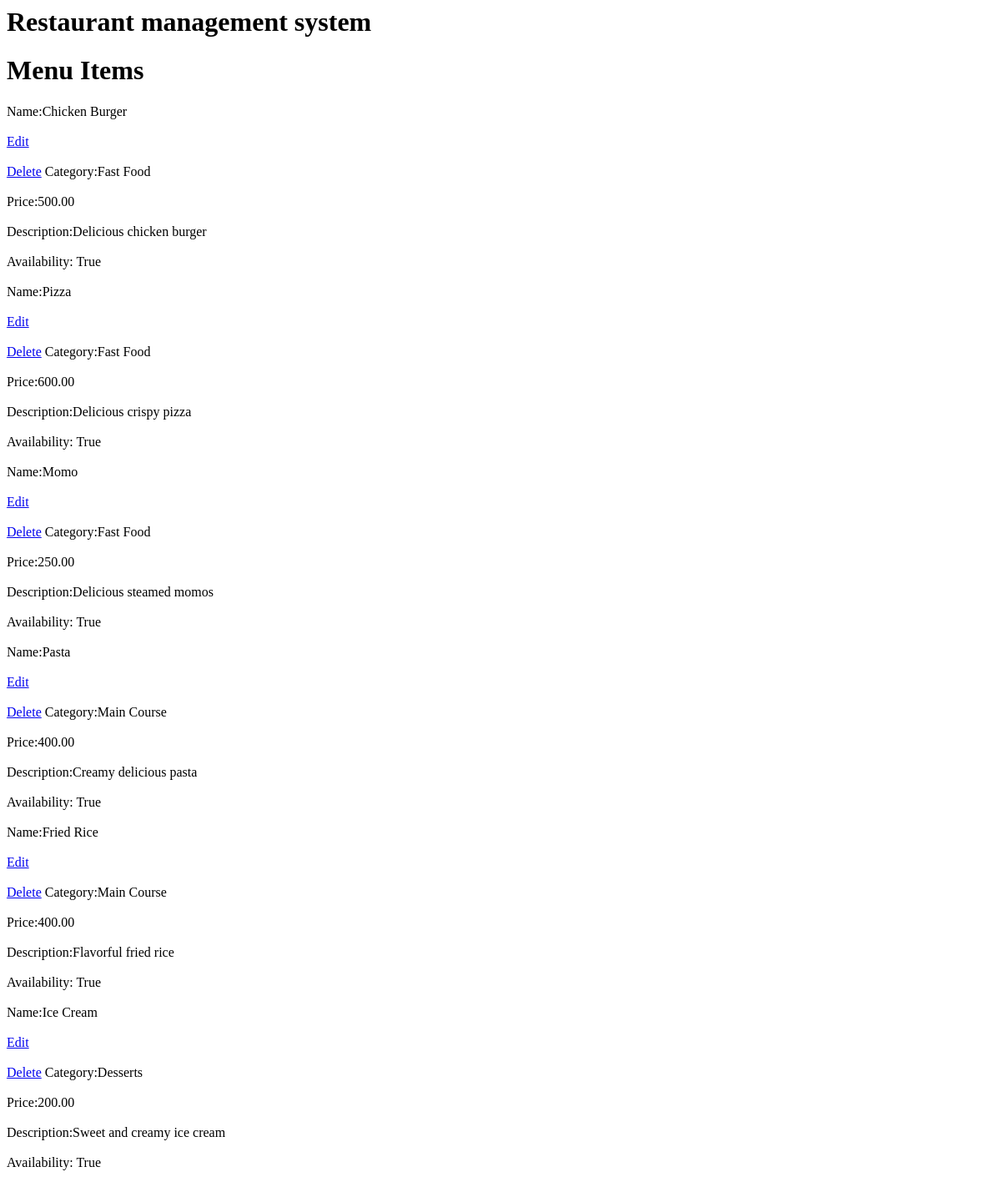
Page /Menu/ on the earlier database version.
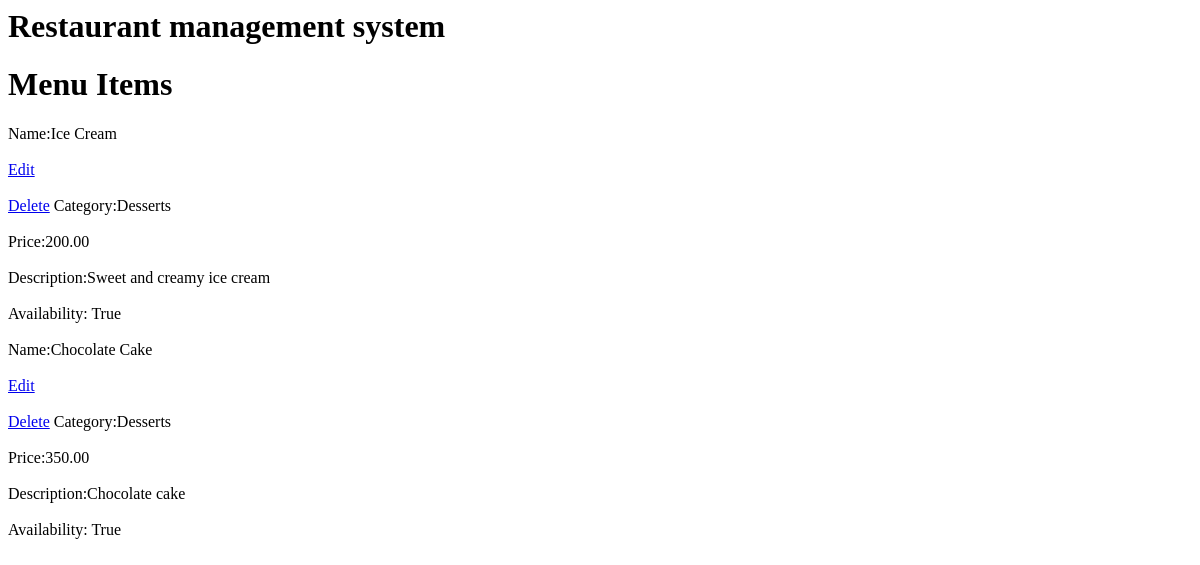
Same page on the later database version.
### store/models.py (models this page shows)
class MenuItem(models.Model):
    name = models.CharField(max_length=100)
    category = models.ForeignKey(Category, on_delete=models.CASCADE)
    price = models.DecimalField(max_digits=10, decimal_places=2)
    description = models.TextField()
    is_available = models.BooleanField(default=True)
    created_at = models.DateTimeField(auto_now_add=True)

class Category(models.Model):
    name = models.CharField(max_length=100)
    description = models.TextField()
    created_at = models.DateTimeField(auto_now_add=True)

### store/views.py (the view)
# urls.py: path('Menu/',menuitems,name="Menuitems"),
def menuitems(request):
    Menu=MenuItem.objects.all()
    context={'Menu':Menu}
    return render(request,"Menu.html",context)

### store/templates/menu.html
{% extends "base.html" %}
{% block content %}
<h1>Menu Items</h1>
{% for menu in Menu %}
    Name:{{ menu.name }}
    <br><br>
    <a href="/Menu/{{ menu.id }}/edit/">Edit</a>
    <br><br>
    <a href="Menu/{{ menu.id }}/delete/">Delete</a>
    Category:{{ menu.category.name }}
    <br><br>
    Price:{{ menu.price }}
    <br><br>
    Description:{{ menu.description }}
    <br><br>
    Availability: {{ menu.is_available }}
    <br><br>
{% endfor %}
{% endblock %}

### store/templates/base.html (shortened to what this page needs)
<html>
    <head>
    </head>
    <body>
        <h1>Restaurant management system</h1>
        {% block content %}
        {% endblock %}
    </body>
</html>

Differences in the rows shown:
removed MenuItem: name "Chicken Burger", category.name "Fast Food", price "500.00", description "Delicious chicken burger", is_available "True"
removed MenuItem: name "Pizza", category.name "Fast Food", price "600.00", description "Delicious crispy pizza", is_available "True"
removed MenuItem: name "Momo", category.name "Fast Food", price "250.00", description "Delicious steamed momos", is_available "True"
removed MenuItem: name "Pasta", category.name "Main Course", price "400.00", description "Creamy delicious pasta", is_available "True"
removed MenuItem: name "Fried Rice", category.name "Main Course", price "400.00", description "Flavorful fried rice", is_available "True"
added MenuItem: name "Chocolate Cake", category.name "Desserts", price "350.00", description "Chocolate cake", is_available "True"
